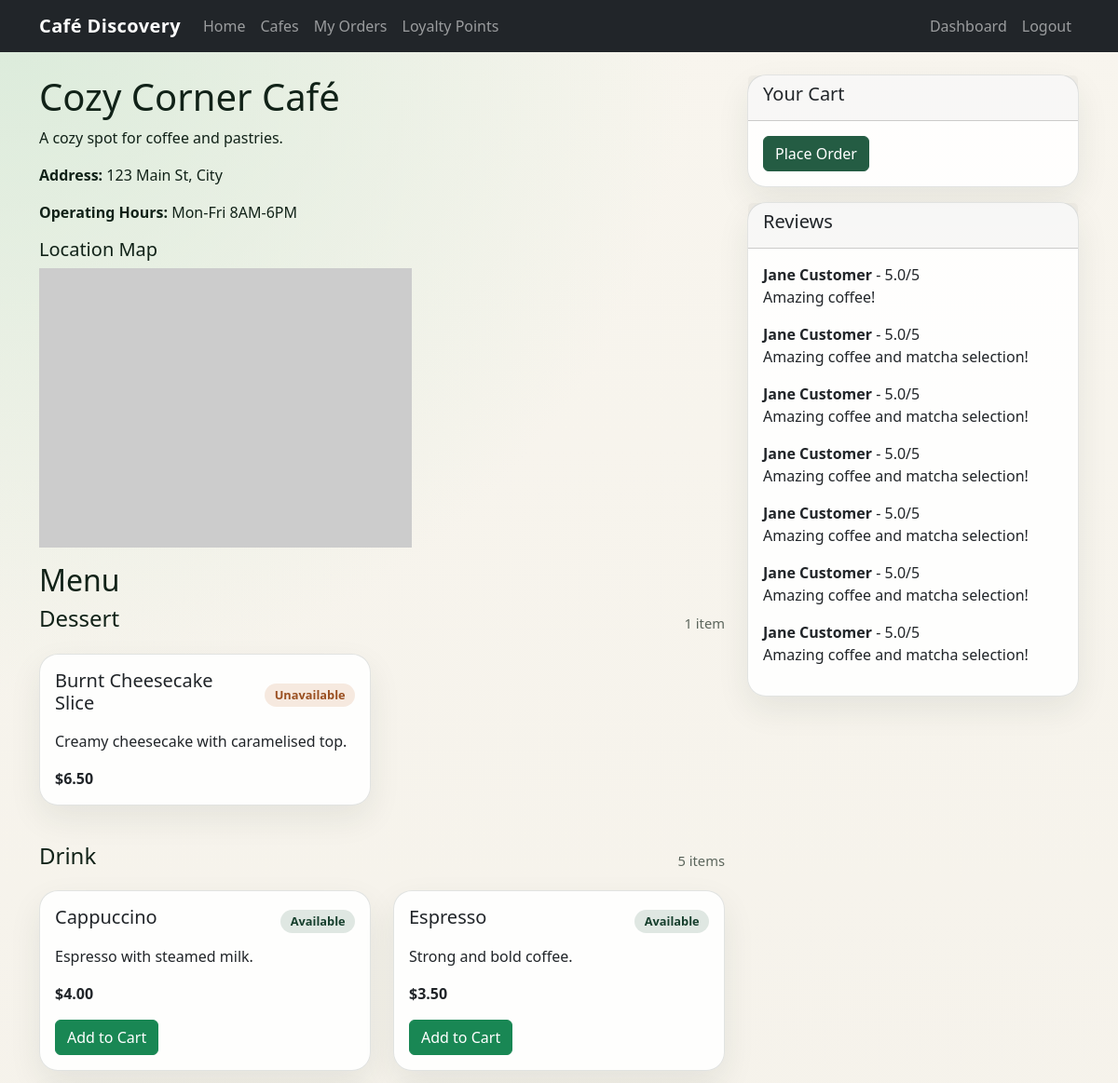
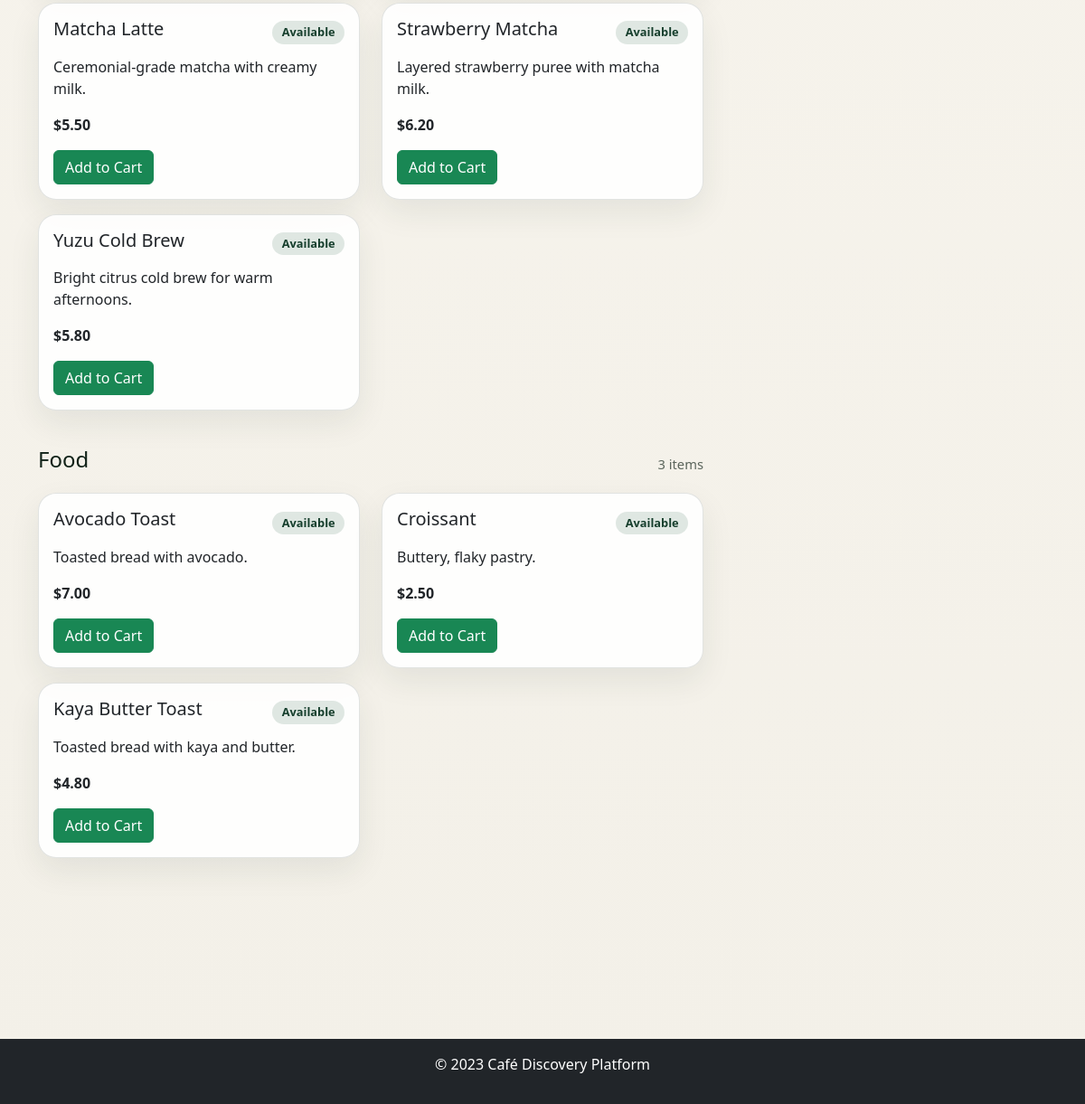
Page /cafes/1?role=customer on the committed database (2 pictures, top to bottom).
### app/models/cafe.py (models this page shows)
class Cafe(Base):
    __tablename__ = "cafes"
    id = Column(Integer, primary_key=True, index=True)
    vendor_id = Column(Integer, ForeignKey("users.id"))
    name = Column(String, index=True)
    description = Column(Text)
    address = Column(String)
    latitude = Column(Float)
    longitude = Column(Float)
    operating_hours = Column(String)  # JSON string or text
    is_active = Column(Boolean, default=True)
    vendor = relationship("User")
    menu_items = relationship("MenuItem", back_populates="cafe")
    orders = relationship("Order", back_populates="cafe")

### app/models/menu_item.py (models this page shows)
class MenuItem(Base):
    __tablename__ = "menu_items"
    id = Column(Integer, primary_key=True, index=True)
    cafe_id = Column(Integer, ForeignKey("cafes.id"))
    name = Column(String, index=True)
    description = Column(Text)
    price = Column(Float)
    category = Column(String)  # e.g., drink, food
    is_available = Column(Boolean, default=True)
    image_url = Column(String, nullable=True)
    cafe = relationship("Cafe", back_populates="menu_items")

### app/models/review.py (models this page shows)
class Review(Base):
    __tablename__ = "reviews"
    id = Column(Integer, primary_key=True, index=True)
    user_id = Column(Integer, ForeignKey("users.id"))
    cafe_id = Column(Integer, ForeignKey("cafes.id"))
    rating = Column(Float)  # 1-5
    comment = Column(Text)
    created_at = Column(DateTime(timezone=True), server_default=func.now())
    user = relationship("User")
    cafe = relationship("Cafe")

### app/models/user.py (models this page shows)
class User(Base):
    __tablename__ = "users"
    id = Column(Integer, primary_key=True, index=True)
    email = Column(String, unique=True, index=True)
    hashed_password = Column(String)
    full_name = Column(String)
    role = Column(String, default="customer")  # customer, vendor, admin
    is_active = Column(Boolean, default=True)
    created_at = Column(DateTime(timezone=True), server_default=func.now())
    updated_at = Column(DateTime(timezone=True), onupdate=func.now())

### main.py (the view)
@app.get("/cafes/{cafe_id}", response_class=HTMLResponse)
async def cafe_detail(request: Request, cafe_id: int, db: Session = Depends(get_db), current_user = Depends(get_current_user_optional)):
    cafe = db.query(Cafe).filter(Cafe.id == cafe_id).first()
    if not cafe:
        raise HTTPException(status_code=404, detail="Cafe not found")
    menu_items = db.query(MenuItem).filter(MenuItem.cafe_id == cafe_id).all()
    reviews = db.query(Review).filter(Review.cafe_id == cafe_id).all()
    return templates.TemplateResponse(
        "cafe_detail.html",
        {
            "request": request,
            "cafe": cafe,
            "menu_items": menu_items,
            "grouped_menu_items": group_menu_items(menu_items),
            "reviews": reviews,
            "current_user": current_user,
        },
    )

### app/templates/cafe_detail.html (shortened to what this page needs)
{% extends "base.html" %}
{% block content %}
<div class="row">
    <div class="col-md-8">
        <h1>{{ cafe.name }}</h1>
        <p>{{ cafe.description }}</p>
        <p><strong>Address:</strong> {{ cafe.address }}</p>
        <p><strong>Operating Hours:</strong> {{ cafe.operating_hours }}</p>
        <div class="mb-3">
            <h5>Location Map</h5>
            <img src="https://via.placeholder.com/400x300/cccccc/000000?text=Map+of+{{ cafe.name | urlencode }}" alt="Map" class="img-fluid">
        </div>
        <h2>Menu</h2>
        {% for category, items in grouped_menu_items.items() %}
        <div class="menu-category">
            <div class="menu-category__header">
                <h4>{{ category }}</h4>
                <span>{{ items|length }} item{% if items|length != 1 %}s{% endif %}</span>
            </div>
            <div class="row">
                {% for item in items %}
                <div class="col-md-6">
                    <div class="card menu-item-card">
                        <div class="card-body">
                            <div class="menu-item-card__top">
                                <h5 class="card-title">{{ item.name }}</h5>
                                {% if item.is_available %}
                                <span class="availability-badge availability-badge--live">Available</span>
                                {% else %}
                                <span class="availability-badge availability-badge--off">Unavailable</span>
                                {% endif %}
                            </div>
                            <p class="card-text">{{ item.description }}</p>
                            <p class="card-text"><strong>${{ "%.2f"|format(item.price) }}</strong></p>
                            {% if current_user and current_user.role == 'customer' and item.is_available %}
                            <button class="btn btn-success add-to-cart" data-item-id="{{ item.id }}">Add to Cart</button>
                            {% endif %}
                        </div>
                    </div>
                </div>
                {% endfor %}
            </div>
        </div>
        {% endfor %}
    </div>
    <div class="col-md-4">
        {% if current_user and current_user.role == 'customer' %}
        <div class="card">
            <div class="card-header">
                <h5>Your Cart</h5>
            </div>
            <div class="card-body">
                <button class="btn btn-primary" id="place-order">Place Order</button>
            </div>
        </div>
        {% endif %}
        <div class="card mt-3">
            <div class="card-header">
                <h5>Reviews</h5>
            </div>
            <div class="card-body">
                {% for review in reviews %}
                <div class="mb-3">
                    <strong>{{ review.user.full_name }}</strong> - {{ review.rating }}/5
                    <p>{{ review.comment }}</p>
                </div>
                {% endfor %}
            </div>
        </div>
    </div>
</div>
{% endblock %}

### app/static/css/style.css (style rules this page uses)
:root { --brand-ink: #112218; --brand-green: #245c43; --brand-green-dark: #163f2d; --brand-mint: #d7ead8; --brand-cream: #f6f3ea; --brand-sand: #ece3d0; --brand-line: rgba(17, 34, 24, 0.12); }
body { background: radial-gradient(circle at top left, rgba(215, 234, 216, 0.9), transparent 28%), linear-gradient(180deg, #f8f5ee 0%, #f3f0e8 100%); color: var(--brand-ink); min-height: 100vh; }
.card, .dashboard-card { margin-bottom: 1rem; border: 1px solid var(--brand-line); border-radius: 1.25rem; box-shadow: 0 14px 35px rgba(28, 45, 34, 0.08); }
.card { background: rgba(255, 255, 255, 0.88); }
.btn-primary { background-color: var(--brand-green); border-color: var(--brand-green); }
.menu-category { margin-bottom: 1.5rem; }
.menu-category__header { align-items: center; display: flex; justify-content: space-between; margin-bottom: 0.9rem; }
.menu-category__header span { color: rgba(17, 34, 24, 0.68); font-size: 0.92rem; }
.menu-item-card { height: calc(100% - 1rem); }
.menu-item-card__top, .menu-item-card__actions { align-items: center; display: flex; justify-content: space-between; gap: 0.75rem; }
.menu-item-card__top { margin-bottom: 0.6rem; }
.availability-badge { border-radius: 999px; font-size: 0.8rem; font-weight: 700; padding: 0.2rem 0.65rem; white-space: nowrap; }
.availability-badge--live { background: rgba(36, 92, 67, 0.14); color: var(--brand-green-dark); }
.availability-badge--off { background: rgba(198, 106, 43, 0.14); color: #9a4f20; }

### rows in the picture
Cafe: name "Cozy Corner Café", description "A cozy spot for coffee and pastries.", address "123 Main St, City", operating_hours "Mon-Fri 8AM-6PM"
MenuItem: name "Burnt Cheesecake Slice", is_available "Unavailable", description "Creamy cheesecake with caramelised top.", price "6.50"
MenuItem: name "Cappuccino", is_available "Available", description "Espresso with steamed milk.", price "4.00"
MenuItem: name "Espresso", is_available "Available", description "Strong and bold coffee.", price "3.50"
MenuItem: name "Matcha Latte", is_available "Available", description "Ceremonial-grade matcha with creamy milk.", price "5.50"
MenuItem: name "Strawberry Matcha", is_available "Available", description "Layered strawberry puree with matcha milk.", price "6.20"
MenuItem: name "Yuzu Cold Brew", is_available "Available", description "Bright citrus cold brew for warm afternoons.", price "5.80"
MenuItem: name "Avocado Toast", is_available "Available", description "Toasted bread with avocado.", price "7.00"
MenuItem: name "Croissant", is_available "Available", description "Buttery, flaky pastry.", price "2.50"
MenuItem: name "Kaya Butter Toast", is_available "Available", description "Toasted bread with kaya and butter.", price "4.80"
Review: user.full_name "Jane Customer", rating "5.0", comment "Amazing coffee!"
Review: user.full_name "Jane Customer", rating "5.0", comment "Amazing coffee and matcha selection!"
Review: user.full_name "Jane Customer", rating "5.0", comment "Amazing coffee and matcha selection!"
Review: user.full_name "Jane Customer", rating "5.0", comment "Amazing coffee and matcha selection!"
Review: user.full_name "Jane Customer", rating "5.0", comment "Amazing coffee and matcha selection!"
Review: user.full_name "Jane Customer", rating "5.0", comment "Amazing coffee and matcha selection!"
Review: user.full_name "Jane Customer", rating "5.0", comment "Amazing coffee and matcha selection!"

### other values in the picture
{{ category }} "Dessert" "Drink" "Food"
{{ items|length }} "1" "5" "3"
